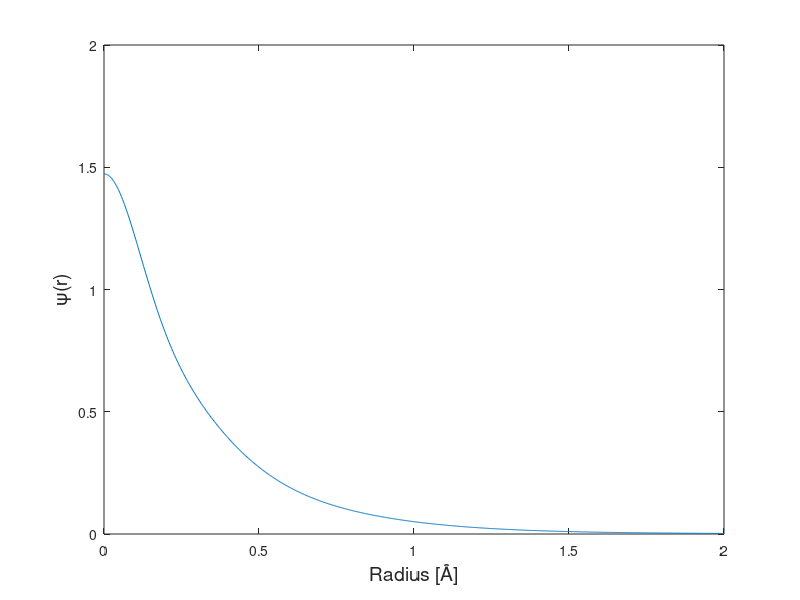

This figure's MATLAB source:
clear all
clc

a = [0.297104, 1.236745, 5.749982, 38.216677];

h = zeros(4,4);
for i = 1:4
    for j = 1:4
        prefactor = (2*pi)/(a(i) + a(j));
        pifactor = sqrt( pi/(a(i) + a(j)) );
        h(i,j) = prefactor * ( 3*a(j)*pifactor/2 - ...
                                3*a(j)^2*pifactor/(2*(a(i) + a(j)))  - ...
                                2 );
    end
end

Q = zeros(4,4,4,4);
for p = 1:4
    for r = 1:4
        for q = 1:4
            for s = 1:4
                Q(p,r,q,s) = 2*pi^(5/2) / ...
                    ( (a(p) + a(q))*(a(r) + a(s))*sqrt(a(p) + a(q) + a(r) + a(s)) );
            end
        end
    end
end


S = zeros(4,4);
for p = 1:4
    for q = 1:4
        S(p,q) = 4*pi*sqrt(pi/(a(p)+a(q)))/(4*(a(p)+a(q)));
    end
end

C = ones(4,1);
C = C/sqrt(C'*S*C);

F = zeros(4,4);

energyChange = 1;
oldEnergy = 10;
energy = 0;
while energyChange > 1e-5
    for p = 1:4
        for q = 1:4
            temp = 0;
            for r = 1:4
                for s = 1:4
                    temp = temp + Q(p,r,q,s)*C(r)*C(s);
                end
            end
            F(p,q) = h(p,q) + temp;
        end
    end

    [eigVectors,eigValues] = eig(F, S);

    eigValues = eigValues(eigValues ~= 0);
    [~,index] = min(eigValues);

    C = eigVectors(:,index);
    C = C/sqrt(C'*S*C);

    temp = 0;
    for p = 1:4
        for q = 1:4
            for r = 1:4
                for s = 1:4
                    temp = temp + Q(p,r,q,s)*C(p)*C(q)*C(r)*C(s);
                end
            end
        end
    end
    oldEnergy = energy;
    energy = 2*C'*h*C + temp;
    
    energyChange = abs(oldEnergy - energy);

end

energy

% Plotting stuff

nPoints = 1000;
rMax = 2;
radius = linspace(0,rMax,nPoints);

chi = @(rad) [exp(-a(1)*rad^2), exp(-a(2)*rad^2), exp(-a(3)*rad^2), exp(-a(4)*rad^2) ];
phi = @(rad) chi(rad)*C;
y = zeros(1,nPoints);
for ri = 1:nPoints
    y(ri) = phi(radius(ri))^2;
end

plot(radius, y)
xlabel('Radius [Å]','FontSize',14)
ylabel('\psi(r)','FontSize',14)
%saveas(gcf,'task1.png','png')


save('helium_coefficient.mat','C')
